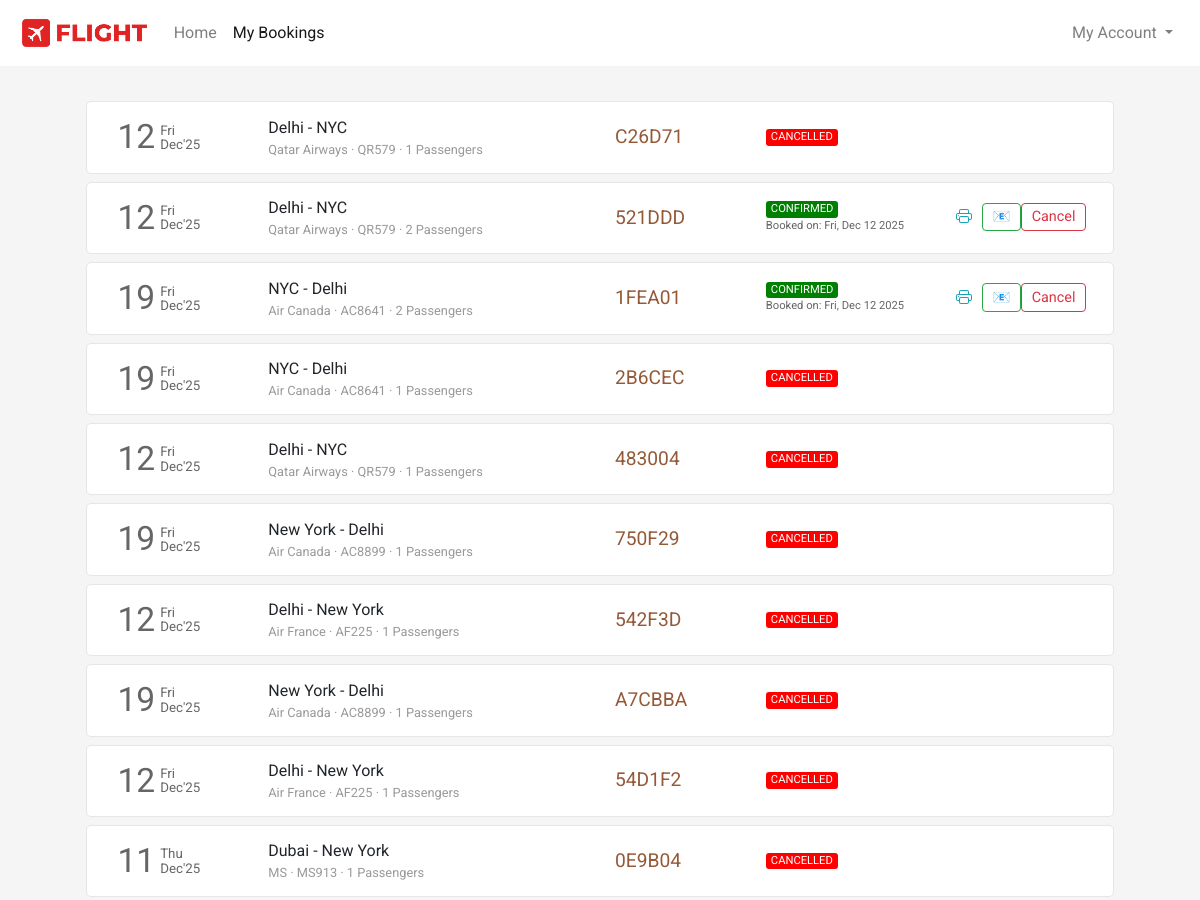
Page /flight/bookings (signed in, upper part) on the earlier database version.
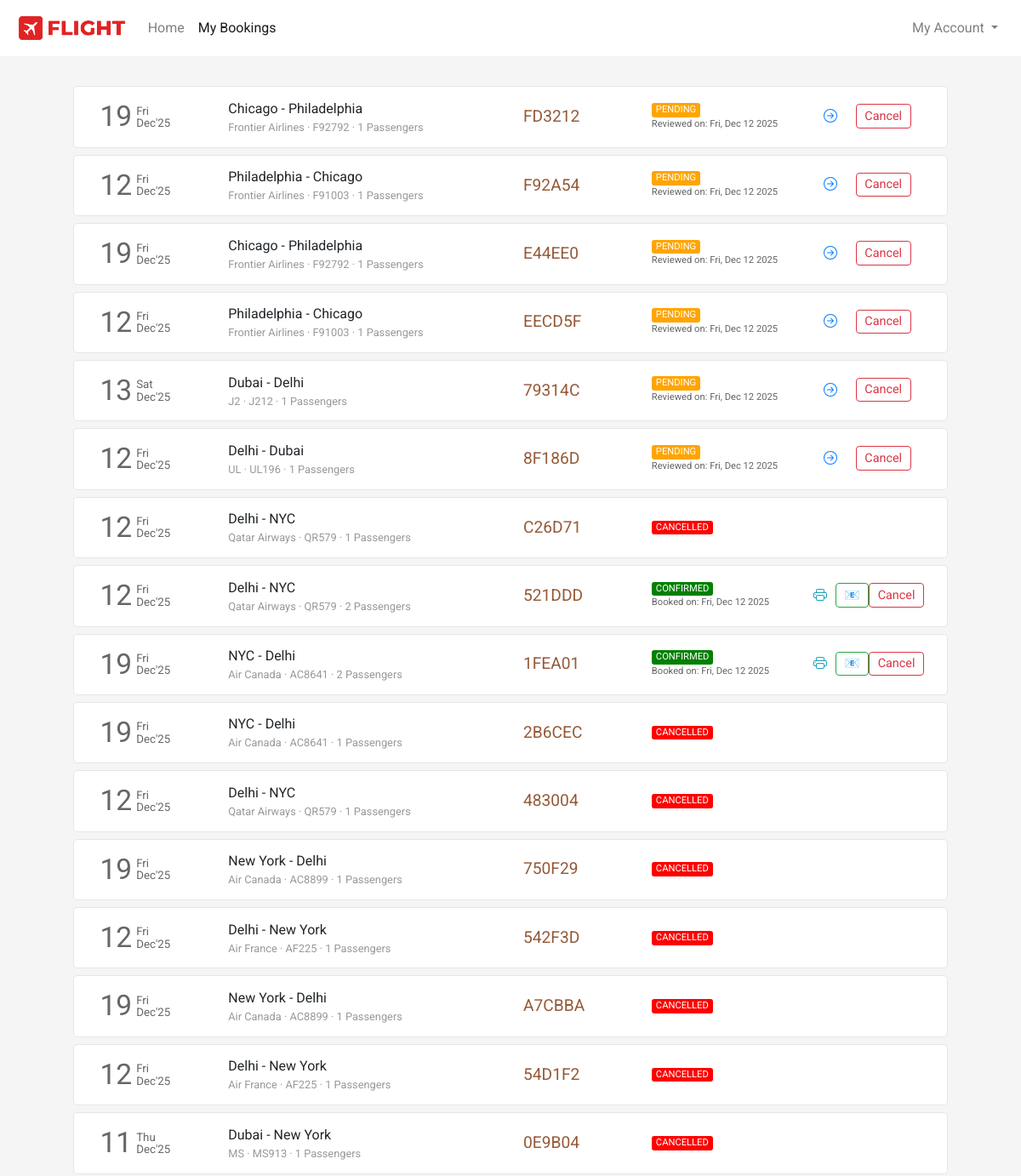
Same page on the later database version.
### flight/models.py (models this page shows, shortened)
class Ticket(models.Model):
    selected_seats = models.ManyToManyField(Seat, related_name='tickets', blank=True)
    user = models.ForeignKey(User,on_delete=models.CASCADE,related_name="bookings", blank=True, null=True)
    ref_no = models.CharField(max_length=6, unique=True)
    passengers = models.ManyToManyField(Passenger, related_name="flight_tickets")
    flight = models.ForeignKey(Flight, on_delete=models.CASCADE, related_name="tickets", blank=True, null=True)
    flight_ddate = models.DateField(blank=True, null=True)
    flight_adate = models.DateField(blank=True, null=True)
    flight_fare = models.FloatField(blank=True,null=True)
    other_charges = models.FloatField(blank=True,null=True)
    coupon_used = models.CharField(max_length=15,blank=True)
    coupon_discount = models.FloatField(default=0.0)
    total_fare = models.FloatField(blank=True, null=True)
    seat_class = models.CharField(max_length=20, choices=SEAT_CLASS)
    booking_date = models.DateTimeField(default=datetime.now)
    mobile = models.CharField(max_length=20,blank=True)
    email = models.EmailField(max_length=45, blank=True)
    status = models.CharField(max_length=45, choices=TICKET_STATUS)

class Flight(models.Model):
    origin = models.ForeignKey(Place, on_delete=models.CASCADE, related_name="departures")
    destination = models.ForeignKey(Place, on_delete=models.CASCADE, related_name="arrivals")
    depart_time = models.TimeField(auto_now=False, auto_now_add=False)
    depart_day = models.ManyToManyField(Week, related_name="flights_of_the_day")
    duration = models.DurationField(null=True)
    arrival_time = models.TimeField(auto_now=False, auto_now_add=False)
    plane = models.CharField(max_length=24)
    airline = models.CharField(max_length=64)
    economy_fare = models.FloatField(null=True)
    business_fare = models.FloatField(null=True)
    first_fare = models.FloatField(null=True)

class Place(models.Model):
    city = models.CharField(max_length=64)
    airport = models.CharField(max_length=64)
    code = models.CharField(max_length=3)
    country = models.CharField(max_length=64)

### flight/views.py (the view)
# urls.py: path('flight/bookings', views.bookings, name="bookings"),
def bookings(request):
    if request.user.is_authenticated:
        tickets = Ticket.objects.filter(user=request.user).order_by('-booking_date')
        return render(request, 'flight/bookings.html', {
            'page': 'bookings',
            'tickets': tickets
        })
    else:
        return HttpResponseRedirect(reverse('login'))

### flight/templates/flight/bookings.html (shortened to what the changed rows need)
{% extends 'flight/layout.html' %}
{% load static %}
{% block head %}
    <link rel="stylesheet" href="{% static 'css/bookings_style.css' %}">
{% endblock head %}
{% block body %}
    <section class="section section1">
        <div class="container">
            {% if tickets %}
                {% for ticket in tickets %}
                    <div class="row each-booking-div" id="{{ticket.ref_no}}">
                        <div class="col-2" style="display: flex;">
                            <div style="display: flex; color: #666666; margin-top: auto;">
                                <div>
                                    <span style="font-size: 2.1em;">{{ticket.flight_ddate | date:"d"}}</span>
                                </div>
                                <div style="font-size: smaller; display: flex; margin: auto 0; padding-left: 5px; line-height: 1em;">
                                    <div style="margin: auto;">
                                        <div style="margin-bottom: 1px;">{{ticket.flight_ddate | date:"D"}}</div>
                                        <div style="margin-top: 1px;">{{ticket.flight_ddate | date:"M'y"}}</div>
                                    </div>
                                </div>
                            </div>
                        </div>
                        <div class="col-4 middle-div">
                            <div style="width:100%">
                                <div class="row places-div" style=" display: flex;">
                                    <div style="max-width: 45%;">{{ticket.flight.origin.city}}</div>
                                    <div>&nbsp;-&nbsp;</div>
                                    <div style="max-width: 45%;">{{ticket.flight.destination.city}}</div>
                                </div>
                                <div class="row places-div" style="font-size: .8em; color: #999999; ">
                                    <div style="max-width: 100%;">{{ticket.flight.airline}} &middot; {{ticket.flight.plane}} &middot; {{ticket.passengers.count}} Passengers</div>
                                </div>
                            </div>
                        </div>
                        <div class="col-2 middle-div">
                            <div style="font-size: 1.2em; color: #945937;">{{ticket.ref_no}}</div>
                        </div>
                        <div class="col-2 middle-div">
                            <div>
                                <div class="row status-div">
                                    {% if ticket.status == 'CONFIRMED' %}
                                        <div class="green">{{ticket.status}}</div>
                                    {% endif %}
                                    {% if ticket.status == 'PENDING' %}
                                        <div class="orange">{{ticket.status}}</div>
                                    {% endif %}
                                    {% if ticket.status == 'CANCELLED' %}
                                        <div class="red">{{ticket.status}}</div>
                                    {% endif %}
                                </div>
                                <div class="row booking-date-div" style="font-size: .7em; color: #666;">
                                    {% if ticket.status == 'CONFIRMED' %}
                                        Booked on: {{ticket.booking_date | date:"D, M d Y"}}
                                    {% endif %}
                                    {% if ticket.status == 'PENDING' %}
                                        Reviewed on: {{ticket.booking_date | date:"D, M d Y"}}
                                    {% endif %}
                                </div>
                            </div>
                        </div>
                        <div class="col-2 last-div">
                            <div>
                                <div class="ticket-action-div">
                                    {% if ticket.status == 'CONFIRMED' %}
                                        <form action="{% url 'getticket' %}" method="get" target="_blank" style="display: inline;">
                                            <button type="submit" class="btn btn-outline-info btnp pbtn" title="View Ticket">
                                            </button>
                                        </form>
                                        <button type="button" class="btn btn-outline-success btnp ebtn" data-ref="{{ticket.ref_no}}" onclick="resendEmail(this)" title="Resend Email">
                                            📧
                                        </button>
                                        <button class="btn btn-outline-danger btnp cbtn"  data-ref="{{ticket.ref_no}}" onclick="popup(this)">Cancel</button>
                                    {% endif %}
                                    {% if ticket.status == 'PENDING' %}
                                        <form action="{% url 'resumebooking' %}" method="POST">
                                            <button type="submit" class="btn btn-outline-primary btnp rbtn">
                                            </button>
                                        </form>
                                        <button type="button" class="btn btn-outline-danger btnp cbtn" data-ref="{{ticket.ref_no}}" onclick="popup(this)">Cancel</button>
                                    {% endif %}
                                </div>
                            </div>
                        </div>
                    </div>
                {% endfor %}
            {% endif %}
        </div>
    </section>
{% endblock %}

Differences in the rows shown:
added Ticket: flight_ddate "19", flight_ddate "Fri", flight_ddate "Dec'25", flight.origin.city "Chicago", flight.destination.city "Philadelphia", flight.airline "Frontier Airlines", flight.plane "F92792", passengers.count "1", ref_no "FD3212", status "PENDING", booking_date "Fri, Dec 12 2025"
added Ticket: flight_ddate "12", flight_ddate "Fri", flight_ddate "Dec'25", flight.origin.city "Philadelphia", flight.destination.city "Chicago", flight.airline "Frontier Airlines", flight.plane "F91003", passengers.count "1", ref_no "F92A54", status "PENDING", booking_date "Fri, Dec 12 2025"
added Ticket: flight_ddate "19", flight_ddate "Fri", flight_ddate "Dec'25", flight.origin.city "Chicago", flight.destination.city "Philadelphia", flight.airline "Frontier Airlines", flight.plane "F92792", passengers.count "1", ref_no "E44EE0", status "PENDING", booking_date "Fri, Dec 12 2025"
added Ticket: flight_ddate "12", flight_ddate "Fri", flight_ddate "Dec'25", flight.origin.city "Philadelphia", flight.destination.city "Chicago", flight.airline "Frontier Airlines", flight.plane "F91003", passengers.count "1", ref_no "EECD5F", status "PENDING", booking_date "Fri, Dec 12 2025"
added Ticket: flight_ddate "13", flight_ddate "Sat", flight_ddate "Dec'25", flight.origin.city "Dubai", flight.destination.city "Delhi", flight.airline "J2", flight.plane "J212", passengers.count "1", ref_no "79314C", status "PENDING", booking_date "Fri, Dec 12 2025"
added Ticket: flight_ddate "12", flight_ddate "Fri", flight_ddate "Dec'25", flight.origin.city "Delhi", flight.destination.city "Dubai", flight.airline "UL", flight.plane "UL196", passengers.count "1", ref_no "8F186D", status "PENDING", booking_date "Fri, Dec 12 2025"
